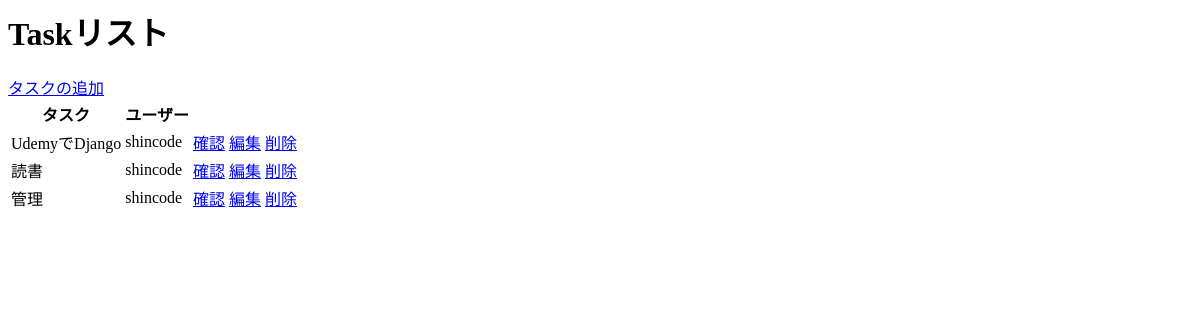
/, run on an earlier commit of the app's database.
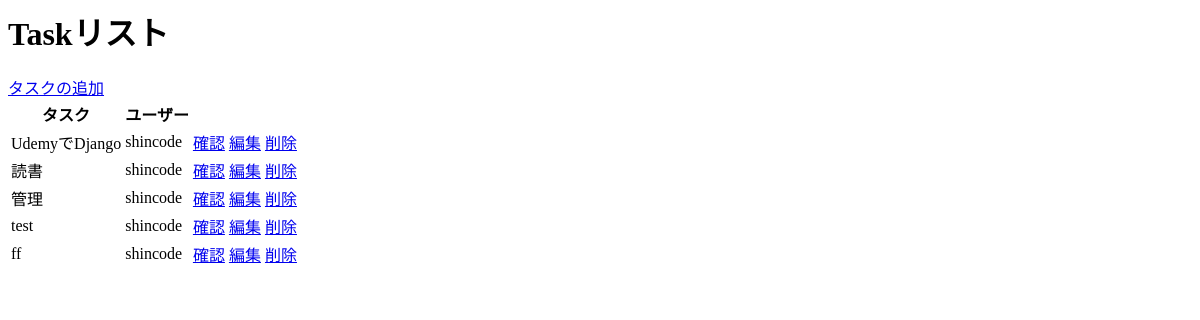
And on a later commit of the database.
### todoapp/models.py (models this page shows, shortened)
class Task(models.Model):
    user = models.ForeignKey(User, on_delete=models.CASCADE, null=True, blank=True)
    title = models.CharField(max_length=100)
    description = models.TextField(null=True, blank=True)
    compleated = models.BooleanField(default=False)
    createdDate = models.DateTimeField(auto_created=True)
    class Meta:
        ordering = ["compleated"]

### todoapp/views.py (the view)
# urls.py: path("", TaskList.as_view(), name="tasks"),
class TaskList(ListView):
    model = Task
    context_object_name = "tasks"

### todoapp/templates/todoapp/task_list.html
<h1>Taskリスト</h1>
<a href="{% url 'create-task' %}">タスクの追加</a>
<table>
    <tr>
        <th>タスク</th>
        <th>ユーザー</th>
    </tr>
    {% for task in tasks %}
    <tr>
        <td>{{task.title}}</td>
        <td>{{task.user}}</td>
        <td><a href="{% url 'task' task.id %}">確認</a></td>
        <td><a href="{% url 'edit-task' task.id %}">編集</a></td>
        <td><a href="{% url 'delete-task' task.id %}">削除</a></td>
    </tr>
    {% endfor %}
</table>

What changed in the data, as far as the page shows it:
added Task: title "test", user "shincode"
added Task: title "ff", user "shincode"
